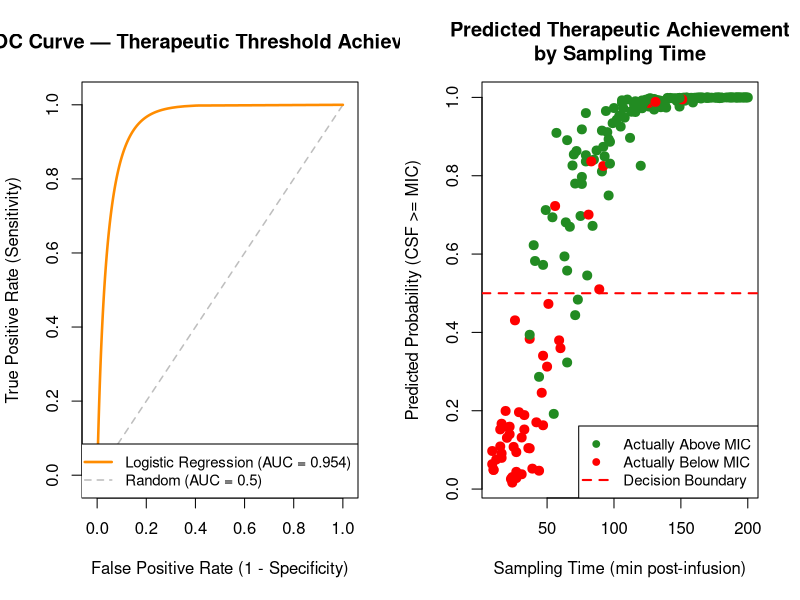
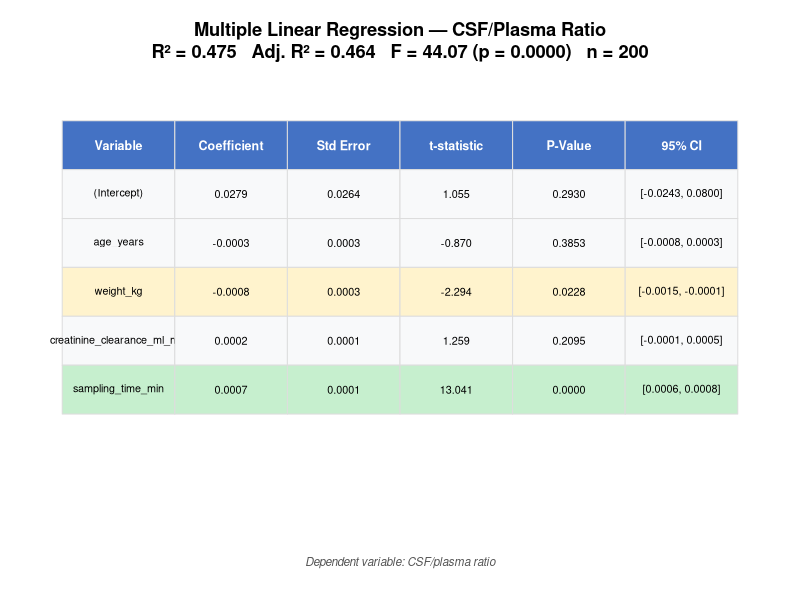

Write R code to recreate these figures, in order.
# ==============================================================================
# Statistical Analysis: Doripenem BBB Penetration Study (R)
# ==============================================================================
# Based on: Margetis et al. (2011) "Penetration of Intact Blood-Brain Barrier
#           by Doripenem" — Antimicrob Agents Chemother, 55(7):3637-3638
#           https://pmc.ncbi.nlm.nih.gov/articles/PMC3122383/
#
# Analyses performed (NOT in the original paper):
#   Part A — Correlation & Multiple Linear Regression
#   Part B — Logistic Regression for Therapeutic Threshold + ROC/AUC
#
# Variables analysed: age, weight, creatinine clearance, sampling time,
#                     CSF/plasma ratio.
# Dataset: Synthetic (n=200), consistent with published PK profiles.
# ==============================================================================

# --- Install packages if needed ---
required_pkgs <- c("pROC")
for (pkg in required_pkgs) {
  if (!requireNamespace(pkg, quietly = TRUE)) {
    install.packages(pkg, repos = "https://cloud.r-project.org", quiet = TRUE)
  }
}

library(pROC)

# ==============================================================================
# 0. LOAD DATA
# ==============================================================================
df <- read.csv("doripenem_bbb_synthetic_data.csv", stringsAsFactors = FALSE)

cat("======================================================================\n")
cat("DORIPENEM BBB PENETRATION — STATISTICAL ANALYSIS (R)\n")
cat("======================================================================\n\n")
cat(sprintf("Dataset: n = %d patients\n", nrow(df)))
cat(sprintf("Therapeutic threshold met (CSF >= 0.25 ug/ml): %d/%d (%.1f%%)\n\n",
            sum(df$therapeutic_threshold_met), nrow(df),
            100 * mean(df$therapeutic_threshold_met)))

# ==============================================================================
# DEFINE ANALYSIS VARIABLES
# ==============================================================================
# Five core variables used consistently across all analyses
analysis_vars <- c("age_years", "weight_kg", "creatinine_clearance_ml_min",
                   "sampling_time_min", "csf_plasma_ratio")
# Predictors for regression models (all except the outcome)
predictor_vars <- c("age_years", "weight_kg", "creatinine_clearance_ml_min",
                    "sampling_time_min")

# ==============================================================================
# PART A: CORRELATION ANALYSIS & MULTIPLE LINEAR REGRESSION
# ==============================================================================
cat("\n======================================================================\n")
cat("PART A: CORRELATION ANALYSIS & MULTIPLE LINEAR REGRESSION\n")
cat("======================================================================\n")

# --- A1: Pearson Correlation Matrix ---
cat("\n--- A1: Pearson Correlation Matrix ---\n\n")
corr_matrix <- cor(df[, analysis_vars], method = "pearson")
print(round(corr_matrix, 3))

# --- A2: Spearman Correlations ---
cat("\n--- A2: Spearman Rank Correlations (CSF/plasma ratio vs. covariates) ---\n\n")
for (v in predictor_vars) {
  test <- cor.test(df[[v]], df$csf_plasma_ratio, method = "spearman", exact = FALSE)
  sig <- ifelse(test$p.value < 0.001, "***",
         ifelse(test$p.value < 0.01, "**",
         ifelse(test$p.value < 0.05, "*", "ns")))
  cat(sprintf("  CSF/plasma ratio vs %35s: rho = %+.3f, p = %.4f %s\n",
              v, test$estimate, test$p.value, sig))
}

# --- A3: Multiple Linear Regression ---
cat("\n--- A3: Multiple Linear Regression ---\n")
cat("    Outcome: CSF/Plasma Ratio\n")
cat("    Predictors: age, weight, CrCl, sampling_time\n\n")

ols_model <- lm(csf_plasma_ratio ~ age_years + weight_kg +
                  creatinine_clearance_ml_min + sampling_time_min, data = df)
print(summary(ols_model))

# NOTE: Figure 1 (correlation heatmap + scatter) is generated by analysis.py

# ==============================================================================
# PART B: LOGISTIC REGRESSION — THERAPEUTIC THRESHOLD
# ==============================================================================
cat("\n\n======================================================================\n")
cat("PART B: LOGISTIC REGRESSION — THERAPEUTIC THRESHOLD ACHIEVEMENT\n")
cat("======================================================================\n")
cat("\n    Outcome: CSF >= 0.25 ug/ml (binary)\n")
cat("    Predictors: age, weight, CrCl, sampling_time\n\n")

# --- B1: Logistic Regression ---
logit_model <- glm(therapeutic_threshold_met ~ age_years + weight_kg +
                     creatinine_clearance_ml_min + sampling_time_min,
                   data = df, family = binomial(link = "logit"))
print(summary(logit_model))

# Odds ratios with 95% CI
cat("\n--- Odds Ratios with 95% CI ---\n\n")
or <- exp(coef(logit_model))
ci <- exp(confint(logit_model))
or_table <- data.frame(
  Odds_Ratio = round(or, 4),
  OR_lower_95 = round(ci[, 1], 4),
  OR_upper_95 = round(ci[, 2], 4),
  p_value = round(summary(logit_model)$coefficients[, 4], 4)
)
print(or_table)

# --- B2: ROC Curve & AUC ---
pred_prob <- predict(logit_model, type = "response")
roc_obj <- roc(df$therapeutic_threshold_met, pred_prob, quiet = TRUE)
auc_val <- auc(roc_obj)

cat(sprintf("\n--- ROC Analysis ---\n"))
cat(sprintf("  AUC = %.3f\n", auc_val))

# --- Figure 5: ROC Plot ---
png("figure5_logistic_regression.png", width = 1600, height = 700, res = 150)
par(mfrow = c(1, 2))

# Smoothed ROC curve using binormal method, plotted manually
roc_smooth <- smooth(roc_obj, method = "binormal")
smooth_fpr <- 1 - roc_smooth$specificities
smooth_tpr <- roc_smooth$sensitivities
ord <- order(smooth_fpr)

plot(NA, xlim = c(-0.02, 1.02), ylim = c(-0.02, 1.02),
     main = "ROC Curve — Therapeutic Threshold Achievement",
     xlab = "False Positive Rate (1 - Specificity)",
     ylab = "True Positive Rate (Sensitivity)")
segments(0, 0, 1, 1, col = "gray", lty = 2, lwd = 1.5)
lines(smooth_fpr[ord], smooth_tpr[ord], col = "darkorange", lwd = 2.5)
legend("bottomright",
       legend = c(sprintf("Logistic Regression (AUC = %.3f)", auc_val),
                  "Random (AUC = 0.5)"),
       col = c("darkorange", "gray"), lty = c(1, 2), lwd = c(2.5, 1.5),
       cex = 0.9)

# Predicted probability by sampling time
plot(df$sampling_time_min, pred_prob,
     col = ifelse(df$therapeutic_threshold_met == 1, "forestgreen", "red"),
     pch = 19, cex = 1.2,
     xlab = "Sampling Time (min post-infusion)",
     ylab = "Predicted Probability (CSF >= MIC)",
     main = "Predicted Therapeutic Achievement\nby Sampling Time")
abline(h = 0.5, col = "red", lty = 2, lwd = 2)
legend("bottomright",
       legend = c("Actually Above MIC", "Actually Below MIC", "Decision Boundary"),
       col = c("forestgreen", "red", "red"),
       pch = c(19, 19, NA), lty = c(NA, NA, 2), lwd = c(NA, NA, 2),
       cex = 0.9)

dev.off()
cat("\nSaved: figure5_logistic_regression.png\n")

# ==============================================================================
# Figure 3: Full OLS Regression Summary Table
# ==============================================================================
ols_summary <- summary(ols_model)
ols_coefs <- ols_summary$coefficients
ols_ci <- confint(ols_model)

ols_tab <- data.frame(
  Variable = rownames(ols_coefs),
  Coefficient = sprintf("%.4f", ols_coefs[, "Estimate"]),
  Std_Error = sprintf("%.4f", ols_coefs[, "Std. Error"]),
  t_statistic = sprintf("%.3f", ols_coefs[, "t value"]),
  P_Value = sprintf("%.4f", ols_coefs[, "Pr(>|t|)"]),
  CI_95 = sprintf("[%.4f, %.4f]", ols_ci[, 1], ols_ci[, 2]),
  stringsAsFactors = FALSE
)

png("figure3_ols_summary.png", width = 1400, height = 450, res = 150)
par(mar = c(4, 1, 4, 1))
plot.new()

title(main = sprintf("Multiple Linear Regression — CSF/Plasma Ratio\nR² = %.3f   Adj. R² = %.3f   F = %.2f (p = %.4f)   n = %d",
                      ols_summary$r.squared, ols_summary$adj.r.squared,
                      ols_summary$fstatistic[1],
                      pf(ols_summary$fstatistic[1], ols_summary$fstatistic[2], ols_summary$fstatistic[3], lower.tail = FALSE),
                      nrow(df)),
      cex.main = 1.1, font.main = 2)

col_names <- c("Variable", "Coefficient", "Std Error", "t-statistic", "P-Value", "95% CI")
n_rows <- nrow(ols_tab)
n_cols <- length(col_names)

x_positions <- seq(0.02, 0.98, length.out = n_cols + 1)
y_start <- 0.82
row_height <- 0.12

# Header
for (j in 1:n_cols) {
  rect(x_positions[j], y_start, x_positions[j + 1], y_start + row_height,
       col = "#4472c4", border = "#dddddd")
  text((x_positions[j] + x_positions[j + 1]) / 2, y_start + row_height / 2,
       col_names[j], col = "white", font = 2, cex = 0.75)
}

# Data rows
for (i in 1:n_rows) {
  y_pos <- y_start - i * row_height
  p_val <- ols_coefs[i, "Pr(>|t|)"]
  bg_col <- ifelse(p_val < 0.001, "#c6efce", ifelse(p_val < 0.05, "#fff3cd", "#f8f9fa"))
  row_data <- c(ols_tab$Variable[i], ols_tab$Coefficient[i], ols_tab$Std_Error[i],
                ols_tab$t_statistic[i], ols_tab$P_Value[i], ols_tab$CI_95[i])
  for (j in 1:n_cols) {
    rect(x_positions[j], y_pos, x_positions[j + 1], y_pos + row_height,
         col = bg_col, border = "#dddddd")
    text((x_positions[j] + x_positions[j + 1]) / 2, y_pos + row_height / 2,
         row_data[j], cex = 0.65)
  }
}

mtext("Dependent variable: CSF/plasma ratio", side = 1, line = 1.5,
      cex = 0.7, font = 3, col = "#555555")

dev.off()
cat("Saved: figure3_ols_summary.png\n")

# NOTE: Figure 2 (p-value summary) and Figure 4 (odds ratios + forest plot)
#       are generated by analysis.py

# ==============================================================================
# SUMMARY
# ==============================================================================
cat("\n\n======================================================================\n")
cat("ANALYSIS COMPLETE\n")
cat("======================================================================\n")
cat("
Files generated (R):
  - figure3_ols_summary.png            (full OLS regression table)
  - figure5_logistic_regression.png    (ROC curve + probability plot)

Files generated by analysis.py:
  - figure1_correlation_analysis.png   (heatmap + scatter plot)
  - figure2_pvalue_summary.png         (comprehensive p-value table)
  - figure4_odds_ratios.png            (odds ratios + forest plot)

Analyses performed:
  Part A: Pearson & Spearman correlations, Multiple Linear Regression (OLS)
  Part B: Logistic Regression with odds ratios, ROC/AUC
\n")
